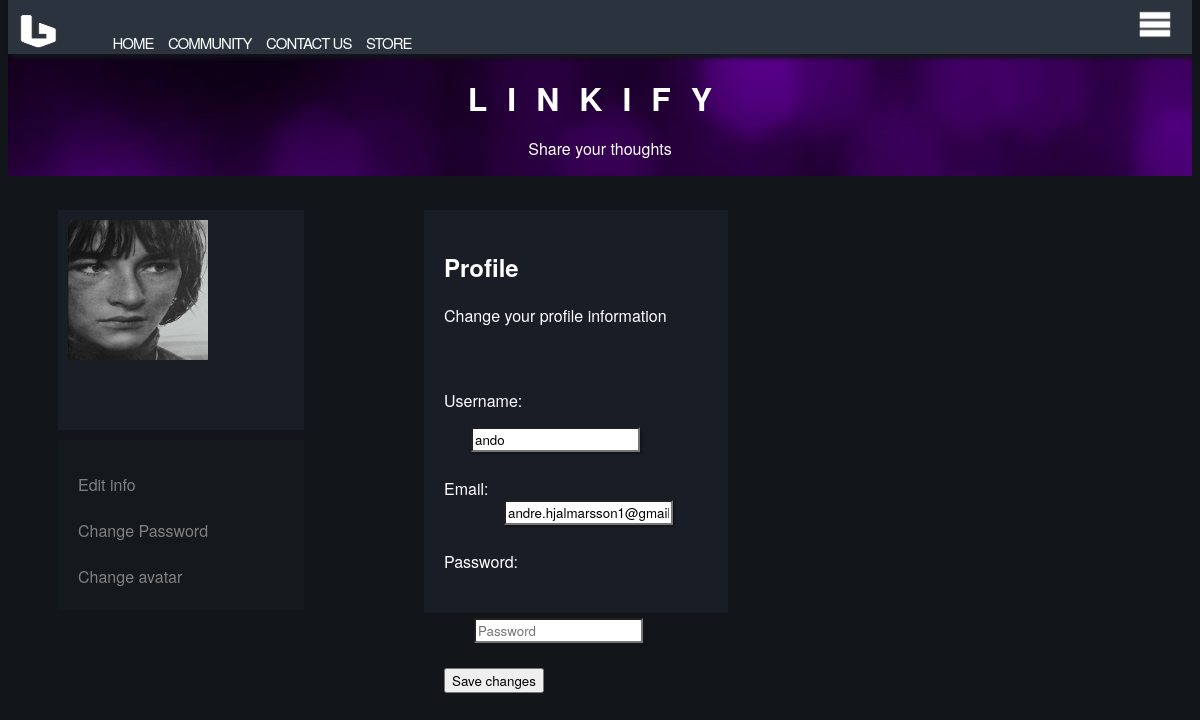
The page /settings.php (signed in) on the database as committed earlier.
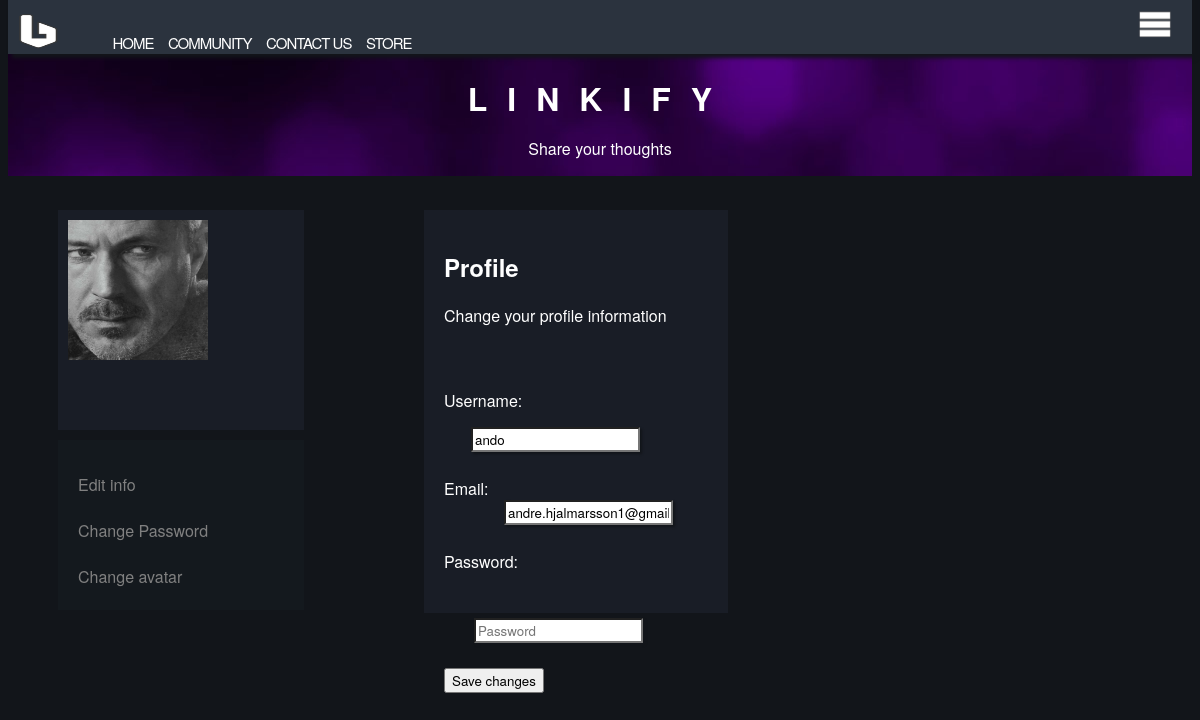
The same page on the database as committed later.
### tables this page shows
CREATE TABLE IF NOT EXISTS `users` (
  `id` int(11) NOT NULL,
  `username` varchar(50) NOT NULL,
  `email` varchar(100) NOT NULL,
  `password` varchar(60) DEFAULT NULL,
  `name` varchar(100) DEFAULT NULL,
  `avatar` varchar(200) NOT NULL
);

### resources/lib/conn.php (called while the page is built, shortened)
<?php
function dbGet($connection, $query, $single = false)
{
    $result = mysqli_query($connection, $query);
    $data = ($single) ? mysqli_fetch_assoc($result):[];
    if (!$single) {
        while ($row = mysqli_fetch_assoc($result)) {
            $data[] = $row;
        }
    }
    return $data;
}

### settings.php (the view, shortened to what this page needs)
<?php
require("resources/lib/functions.php");
?>
<!DOCTYPE html>
<html>
	<head>
		<link rel="stylesheet" href="/resources/css/style.css">
	</head>
	<body>
		<?php
		require("resources/blocks/comps/header.php");
		$uid = $_SESSION["login"]["uid"];
		$users = dbGet($connection, "SELECT * FROM users WHERE id = '$uid';");
		foreach($users as $user) {
			$avatar = $user["avatar"];
		}
		?>
		<div class="profileContainer">
			<div class="showProfile">
				<div class="profileAvatar">
					<img src="/resources/img/users/<?php echo $uid ?>/<?php echo $avatar; ?>" style="width: 100%; height: 100%;" alt="No avatar chosen">
				</div>
			</div>
			<div class="settingsBar"><br>
				<a href="#" id="info">Edit info</a> <br><br>
				<a href="#" id="password">Change Password</a> <br><br>
				<a href="#" id="avatar">Change avatar</a> <br>
			</div>
		</div>
			<div class="settingsContent">
				<div id="infoId" class="changeInfo">
					<?php require("resources/blocks/settings/changeInfo.php"); ?>
				</div>
					<?php require("resources/blocks/settings/changePassword.php"); ?>
					<?php require("resources/blocks/settings/changeAvatar.php"); ?>
			</div>
	</body>
</html>

### resources/blocks/settings/changeInfo.php (shortened to what this page needs)
<?php
$uid = $_SESSION["login"]["uid"];
$users = dbGet($connection, "SELECT * FROM users WHERE id = '$uid';");
foreach($users as $user) {
	$username = $user["username"];
	$email = $user["email"];
}
?>
<!DOCTYPE html>
<html>
	<head>
	</head>
	<body>
		<div class="infoHead">
			<h2>Profile</h2>
			<p>Change your profile information</p>
			<br><br>
		</div>
		<form action="resources/lib/settings.php" method="POST">
			Username:<input class="usernameInputStyle" type="text" name="username" value="<?= $username; ?>">
			<br>
			Email:<input class="profileInputStyle" type="email" name="email" value="<?= $email; ?>">
			<br>
			Password:<input class="passwordInputStyle" type="password" name="password" placeholder="Password">
			<br>
			<button type="submit">Save changes</button>
		</form>
	</body>
</html>

Rows that differ between the two databases and show on the page:
changed users "ando": avatar: a different picture
